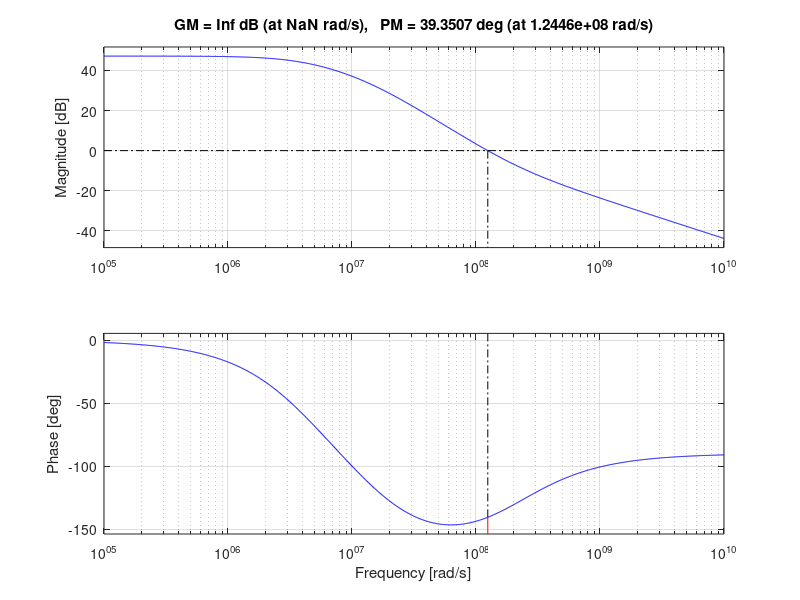

MATLAB code for this plot:
eps0 = 8.854187e-12;
eps_ox = 3.9;
%NMOS
Cjorgatn = 1.3846e-11;
Cjorgatdn = 1e-9;
Cjorstin = 2.4557e-11;
Cjorstidn = 1e-9;
Cjorbotn = 0.85856;
Cjorbotdn = 0.001;
toxon = 7.4256e-9;
toxovon = 7.4256e-9;
meun = 0.46687 * 0.85058;
Lovn = 6.3866e-8;
Coxn = eps0 * eps_ox / toxon;
Coxovn = eps0 * eps_ox / toxovon;
%%%%%%%%%%%%%%%%%%%%%%%%%%%%%%%%%%%%%%%%%%%%%%%%%%%
%pmos
Cjorgatdp = 1e-9;
Cjorgatp = 3.1e-11;
Cjorstip = 4.2583e-11;
Cjorstidp = 1e-9;
Cjorbotp = 0.0008085;
Cjorbotdp = 0.001;
toxop = 6.945e-9;
toxovop = 6.945e-9;
meup = 0.018428 * 1.8162;
Lovp = 3.471e-8;
Coxp = eps0 * eps_ox / toxop;
Coxovp = eps0 * eps_ox / toxovop;
%%%%%%%%%%%%%%%%%%%%%%%%%%%%%%%%%%%%%%%%%%%%%%%%%%%
%NMOS XM17
W17 = 1e-5;
L17 = 7.2e-7;
As17 = 3.4e-12;
Ps17 = 2.068e-5;
Ad17 = 3.4e-12;
Pd17 = 2.068e-5;
Cgsn17 = 2/3 * W17 * L17 * Coxn + W17 * Lovn * Coxovn
Cgdn17 = W17 * Lovn * Coxovn
Cjsn17 = Cjorbotn / (sqrt(1 + 0))
Csbn17 = (As17 + W17 * L17) * Cjsn17 + Ps17 * Cjorstin + W17 * Cjorgatn
Cjdn17 = Cjorbotdn / (sqrt(1 + 2.056))
Cdbn17 = (Ad17 * Cjdn17 + Pd17 * Cjorstidn + W17 * Cjorgatdn)
I17 = 2.872e-6;
Veffe17 = sqrt (I17 * 2 / (meun * Coxn * W17 / L17))
gm17 = 2 * I17 / Veffe17
rds17 = 1.75/I17
%%%%%%%%%%%%%%%%%%%%%%%%%%%%%%%%%%%%%%%%%%%%%%%%%%%
%PMOS XM16
W16 = 1e-5;
L16 = 7.2e-7;
As16 = 3.4e-12;
Ps16 = 2.068e-5;
Ad16 = 3.4e-12;
Pd16 = 2.068e-5;
Cgsp16 = 2/3 * W16 * L16 * Coxp + W16 * Lovp * Coxovp
Cgdp16 = W16 * Lovp * Coxovp
Cjsp16 = Cjorbotp / (sqrt(1 + 0))
Csbp16 = (As16 + W16 * L16) * Cjsp16 + Ps16 * Cjorstip + W16 * Cjorgatp
Cjdp16 = Cjorbotdp / (sqrt(1 + 3 -2.056))
Cdbp16 = (Ad16 * Cjdp16 + Pd16 * Cjorstidp + W16 * Cjorgatdp)
Veffe16 = sqrt (I17 * 2 / (meup * Coxp * W16 / L16))
gm16 = 2 * I17 / Veffe16
rds16 = 64 / I17
%%%%%%%%%%%%%%%%%%%%%%%%%%%%%%%%%%%%%%%%%%%%%%%%%%%
%TF derivation
C1 = Csbp16 + Cgsp16
C2 = Cgdp16
C3 = Cgdn17
C4 = Cgsn17 + Csbn17
C5 = Cdbn17 + Cdbp16
R20 = 10 / gm16 + rds16*rds17/(rds16+rds17) + 10 * rds16*rds17/(rds16+rds17)
R30 = 10/gm17 + rds16*rds17/(rds16+rds17) + 10 * rds16*rds17/(rds16+rds17)
b1 = 10*C1/gm16 + R20*C2 + R30*C3 + 10*C4/gm17 + rds16*rds17/(rds16+rds17)*C5
b2 = 10*C1/gm16*C2/gm16 + 10*C1/gm16*C3*R30 + 10*C1/gm17*C4 + 100*C1/gm17*C4/gm17 + 10*C1/gm16*C5*rds16*rds17/(rds16+rds17) + R20*C2*(10/gm17+1/gm16+10/gm16)*C3 + R20*C2*10/gm17*C4 + R20*C2*C5/gm16 + R30*C3*10/gm17*C4 + R30*C3*C5/gm17 + 10/gm17*C4*rds16*rds17/(rds16+rds17)*C5
a0 = rds16*rds17/(rds16+rds17)*gm17
a1 = 10*C1/gm16*gm17*rds16*rds17/(rds16+rds17) + R20*C2*gm17*10/gm16 + R30*C3*rds16*gm17/(rds16*gm17)
nm = [a1,a0];
de = [b2,b1,1];
TF = tf(nm,de)
bode(TF);
margin(TF);
